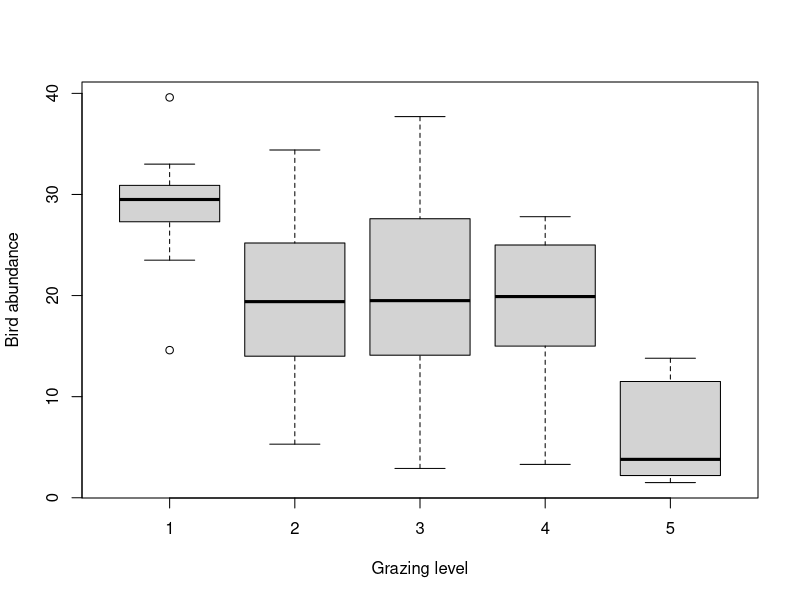
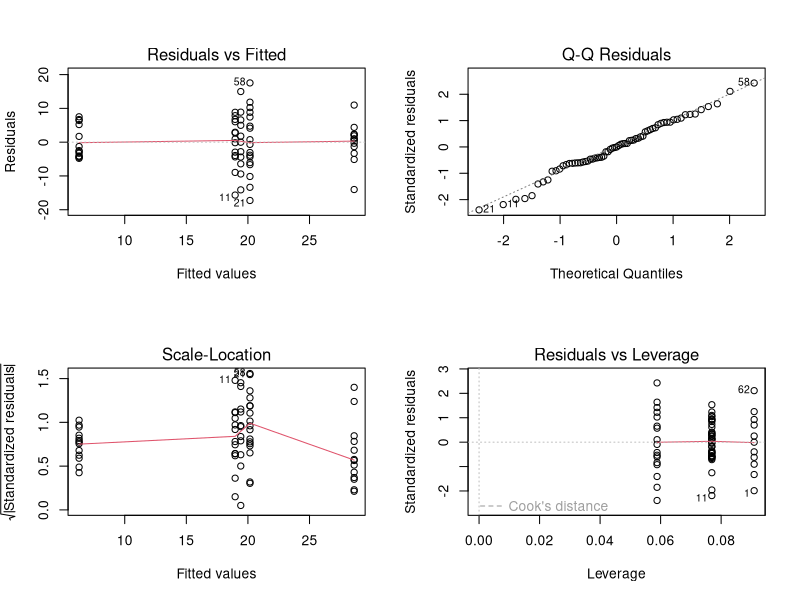
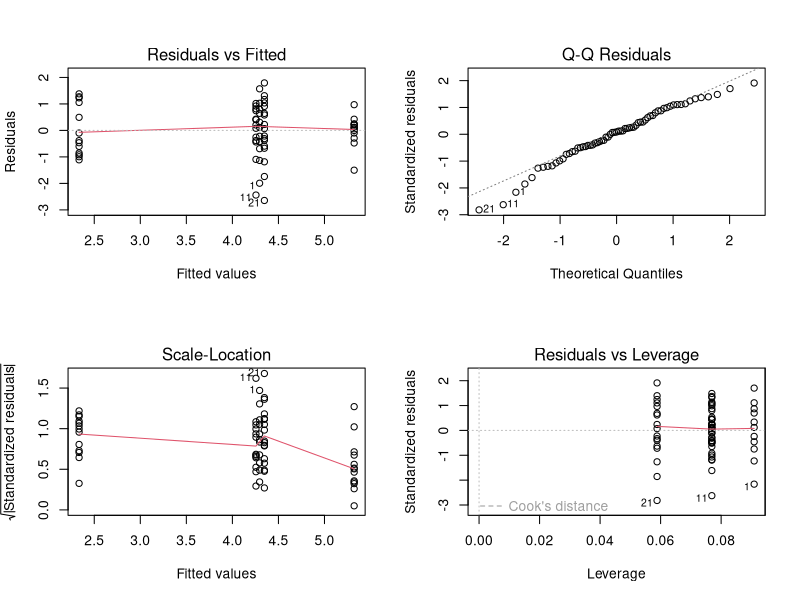
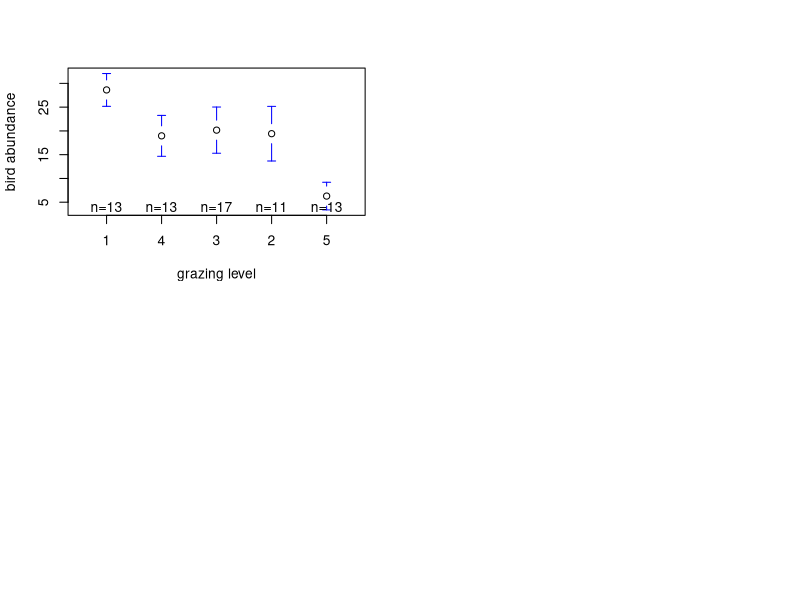
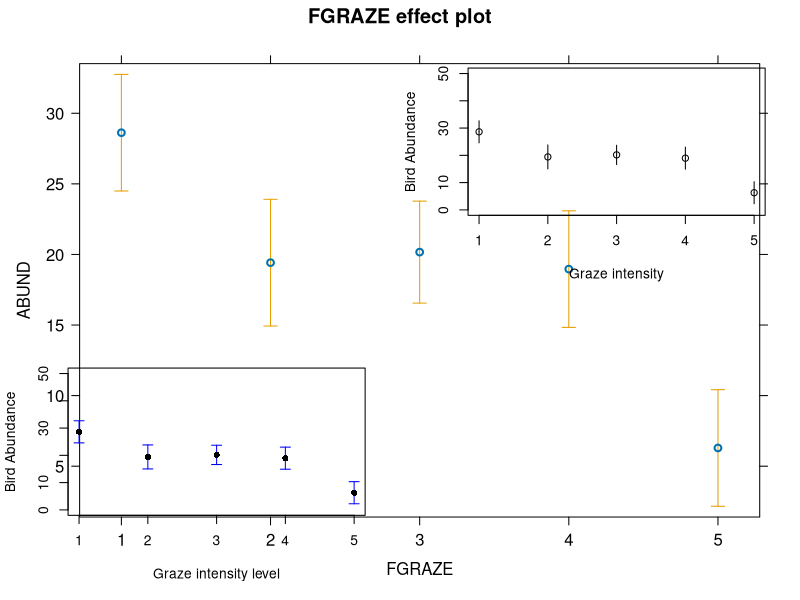

Recreate these plots in R, in order.
## ---- chunk 1
knitr::opts_chunk$set(echo=TRUE, message = FALSE, warning = FALSE, eval = FALSE, cache = FALSE)
## ---- chunk 2
loyn <- read.table("./data/loyn.txt", header = TRUE, 
                   stringsAsFactors = TRUE)
str(loyn)
## ---- chunk 3
# create factor GRAZE as it was originally coded as an integer
loyn$FGRAZE <- factor(loyn$GRAZE)

# check this
class(loyn$FGRAZE)
## ---- chunk 4
boxplot(ABUND ~ FGRAZE, xlab = "Grazing level", ylab = "Bird abundance", data = loyn)

# mean bird abundance for each level of FGRAZE
tapply(loyn$ABUND, loyn$FGRAZE, mean, na.rm = TRUE)

# it looks from this plot and the table of means that the bird abundance is lowest for FGRAZE level 5 and 
# highest for level 1. The bird abundance for levels 2, 3 and 4 all look similar.
# so in terms of differences in ABUND between groups we might expect FGRAZE level 5 to be different from
# the other grazing intensity group and possibly FGRAZE level 1 to be different from graze level 2,3 and 4
# but this is not particularly clear. We might also expect there to be no differences between grazing 
# levels 2,3 and 4. 
## ---- chunk 5
birds.lm <- lm(ABUND ~ FGRAZE, data = loyn)
## ---- chunk 6
anova(birds.lm)

# null hypothesis : There is no difference in the mean bird abundance between the 
# five levels of grazing.
# the p value is very small therefore reject this null hypothesis. In other words
# there is a difference in the mean bird abundance between grazing intensity levels.

# for a report you might write something like:
# there was a significant difference in the mean abundance of birds between the five levels
# of grazing intensity (F_4,51 = 15.27, p < 0.0001)
## ---- chunk 7
summary(birds.lm)

# Here the intercept (baseline) is the mean abundance of birds for FGRAZE level 1.
# the null hypothesis for the intercept is that the intercept = 0.
# As the p value (p < 2e-16) is very small we reject this null hypothesis and conclude that the
# intercept is significantly different from 0. However, from a biological perspective this
# is not a particularly informative hypothesis to test.

# the remaining estimates are differences (contrasts) between each level and the 
# baseline. For example the FGRAZE2 estimate is - 6.67 and therefore there are 6.6 fewer 
# birds on average in graze level 2 compared to graze level 1. This difference is however 
# not significantly different from zero (p = 0.0537). 

# The difference between graze level 3 (FGRAZE3) and graze level 1 (intercept) is 
# -7.34 (7.34 fewer birds in graze 3 compared to graze 1). This difference is significantly 
# different from 0 (p = 0.013) and therefore the mean abundance of birds in graze level 1 is
# significantly different from graze level 1.

# The difference between graze level 4 (FGRAZE4) and graze level 1 (intercept) is 
# -8.05 (8.05 fewer birds in graze 4 compared to graze 1). This difference is significantly 
# different from 0 (p = 0.026) and therefore the mean abundance of birds in graze level 1 is
# significantly different from graze level 4.

# The difference between graze level 5 (FGRAZE5) and graze level 1 (intercept) is 
# -22.33 (22.33 fewer birds in graze 5 compared to graze 1). This difference is significantly 
# different from 0 (p = 6.85e-10) and therefore the mean abundance of birds in graze level 1 is
# significantly different from graze level 5.
## ---- chunk 8
# Set FGRAZE level 2 to be the intercept

loyn$FGRAZE <- relevel(loyn$FGRAZE, ref = "2")
birds.lm2 <- lm(ABUND ~ FGRAZE, data = loyn)
summary(birds.lm2)

# The intercept is now FGRAZE level 2, we can now compare between levels '2 and 3', '2 and 4', and '2 and 5'
# Also note that the rest of the model output (R^2, F, DF etc) is the same as the previous model (i.e. its 
# the same model we have just changed the intercept and therefore the contrasts).

loyn$FGRAZE <- relevel(loyn$FGRAZE, ref = "3")
birds.lm3 <- lm(ABUND ~ FGRAZE, data = loyn)
summary(birds.lm3)

# The intercept is now FGRAZE level 3, we can now compare between levels '3 and 4', 'and 3 and 5'

loyn$FGRAZE <- relevel(loyn$FGRAZE, ref = "4")
birds.lm4 <- lm(ABUND ~ FGRAZE, data = loyn)
summary(birds.lm4)

# The intercept is now FGRAZE level 4, we can now compare between levels '4 and 5'
## ---- chunk 9
# The multiple R-squared value is 0.545 and therefore 54.5% of
# the variation in ABUND is explained by FGRAZE
## ---- chunk 10
# first split the plotting device into 2 rows and 2 columns
par(mfrow = c(2,2))

# now create the residuals plots
plot(birds.lm)

# To test the normality of residuals assumption we use the Normal Q-Q plot. Although the majority of the residuals 
# lie along the 1:1 line there are five residuals which are all below the line resulting in reasonably substantial 
# negative residuals. This suggest that the model does not fit these observation very well.

# Looking at the homogeneity of variance assumption (Residuals vs Fitted and Scale-Location plot) you can see the 
# five columns of residuals corresponding to the fitted values for the five grazing levels. Again, things don't look 
# great. The spread for the lower fitted values (left side of the plot) is much narrower when compared to the other groups.
# This suggests that the homogeneity of variance assumption is not met (i.e. the variances are not the same). The same cluster
# of negative residuals we spotted in the Normal Q-Q plot also appears in the Residuals vs Fitted plot suggesting that it is
# these residuals that are responsible.

# The only real good news is that there doesn't appear to be any influential or unusual residuals as indicated in the 
# Residuals vs Leverage plot.  

# So what to do? You could go back and check the original field notebook data to see if a
# transcribing mistake has been made (seems unlikely and you dont have this luxury anyway). 
# You could also try applying a transformation (log or square root) on the ABUND variable, refit the model and 
# see if this improves things. 
# for example 

loyn$ABUND.SQRT <- sqrt(loyn$ABUND)
birds.lm.sqrt <- lm(ABUND.SQRT ~ FGRAZE, data = loyn)
par(mfrow = c(2,2))
plot(birds.lm.sqrt)

# Sadly this doesn't seemed to have improved things!

# Or finally, you can relax the assumption of equal variance and estimate a separate variance for each group using 
# generalised least squares. This is not something we will do on this course but will cover in a more advanced statistics course!
## ---- chunk 11
# Using the gplots package, you may need to install this package first
# install.packages('gplots')

loyn$FGRAZE <- relevel(loyn$FGRAZE, ref = "1")
library(gplots)
plotmeans(ABUND ~ FGRAZE, xlab = "grazing level",
  ylab = "bird abundance", data = loyn, connect = FALSE)
## ---- chunk 12
# Using the effects package, you may need to install this package first
# install.packages('effects')

library(effects)
loyn.effects <- allEffects(birds.lm)
plot(loyn.effects,"FGRAZE", lty = 0)
## ---- chunk 13
# and finally using old faithful the predict function and base R graphics
# with the segments function

my.data <- data.frame(FGRAZE = c("1", "2", "3", "4", "5"))
pred.vals <- predict(birds.lm, newdata = my.data, se.fit = TRUE)

# now plot these values

plot(1:5, seq(0, 50, length=5), type = "n", xlab = "Graze intensity", ylab = "Bird Abundance")
points(1:5, pred.vals$fit)
segments(1:5, pred.vals$fit, 1:5, pred.vals$fit - 1.96 * pred.vals$se.fit)
segments(1:5, pred.vals$fit, 1:5, pred.vals$fit + 1.96 * pred.vals$se.fit)
## ---- chunk 14
# using old faithful the predict function and base R graphics 
# with the arrows function 

my.data <- data.frame(FGRAZE = c("1", "2", "3", "4", "5"))
pred.vals <- predict(birds.lm, newdata = my.data, se.fit = TRUE)

# now plot these values

plot(1:5, seq(0, 50, length=5), type = "n", xlab = "Graze intensity level", ylab = "Bird Abundance")
arrows(1:5, pred.vals$fit, 1:5, pred.vals$fit - 1.96 * pred.vals$se.fit,
    angle = 90, code = 2, length = 0.05, col = "blue")
arrows(1:5, pred.vals$fit, 1:5, pred.vals$fit + 1.96 * pred.vals$se.fit,
       angle = 90, code = 2, length = 0.05, col = "blue")
points(1:5, pred.vals$fit, pch = 16)
